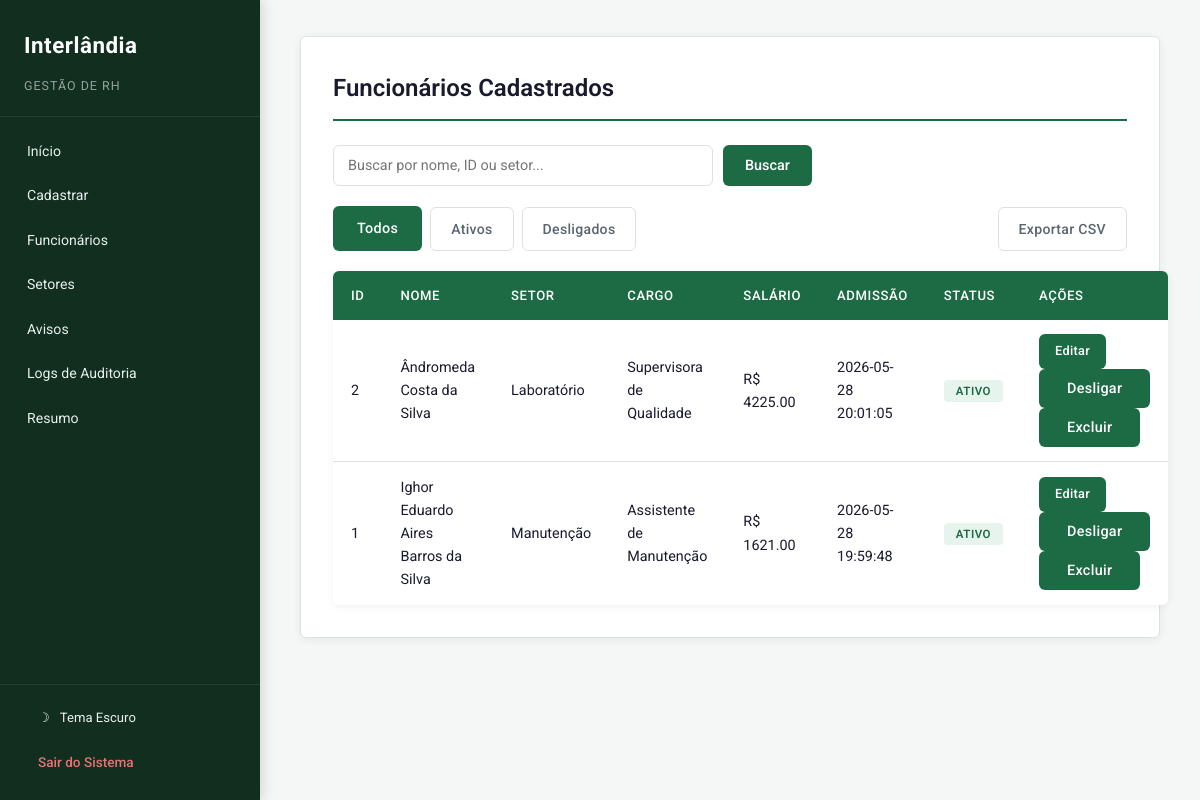
The app's page /listar (signed in), older data.
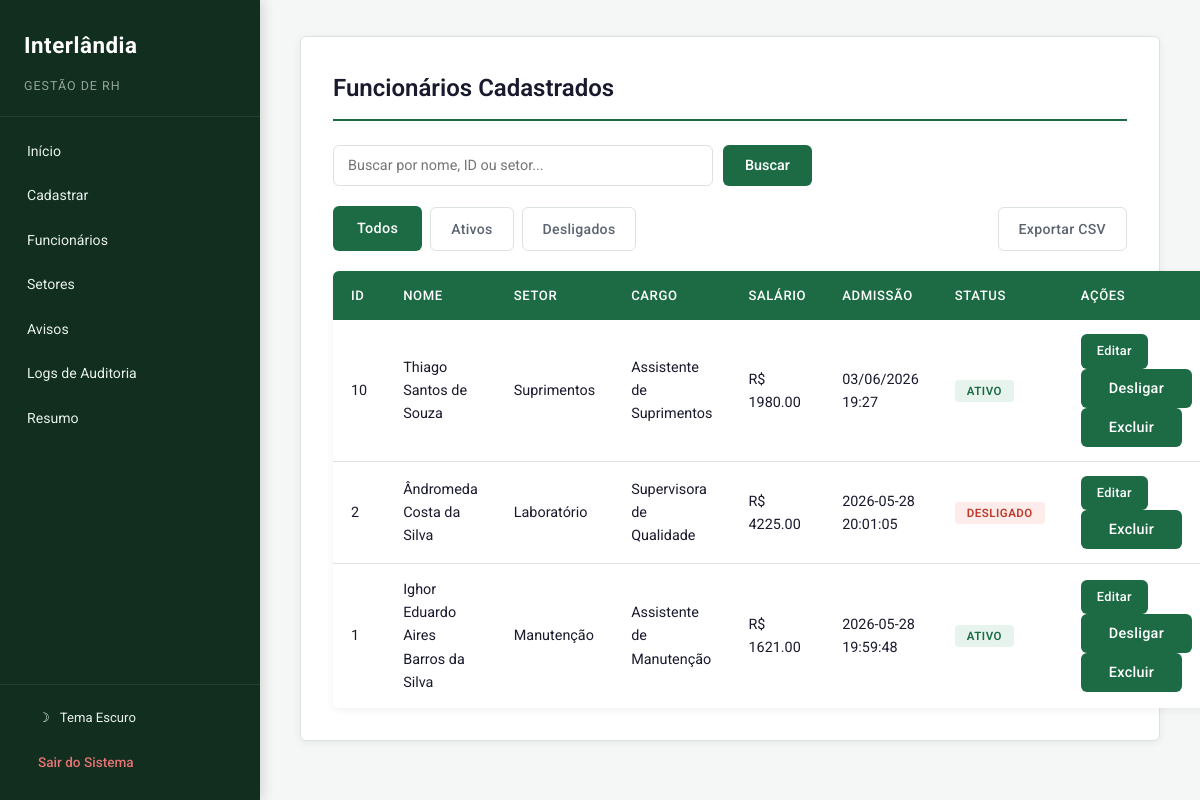
The same page, newer data.
### tables this page shows
CREATE TABLE funcionarios (
        id INTEGER PRIMARY KEY AUTOINCREMENT,
        nome TEXT,
        contato TEXT,
        setor TEXT,
        email TEXT,
        cargo TEXT,
        salario REAL,
        status TEXT DEFAULT 'ATIVO',
        data_admissao TEXT
    );

### main.py (the view)
@app.route("/listar")
def listar():
    if "user" not in session:
        return redirect("/")
    busca = request.args.get("busca", "")
    filtro = request.args.get("filtro", "todos")
    conn = get_db()
    cursor = conn.cursor()
    if busca:
        if filtro == "ativos":
            cursor.execute(
                "SELECT * FROM funcionarios WHERE (nome LIKE ? OR id = ? OR setor LIKE ?) AND status = 'ATIVO' ORDER BY id DESC",
                (f"%{busca}%", busca, f"%{busca}%")
            )
        elif filtro == "desligados":
            cursor.execute(
                "SELECT * FROM funcionarios WHERE (nome LIKE ? OR id = ? OR setor LIKE ?) AND status = 'DESLIGADO' ORDER BY id DESC",
                (f"%{busca}%", busca, f"%{busca}%")
            )
        else:
            cursor.execute(
                "SELECT * FROM funcionarios WHERE nome LIKE ? OR id = ? OR setor LIKE ? ORDER BY id DESC",
                (f"%{busca}%", busca, f"%{busca}%")
            )
    else:
        if filtro == "ativos":
            cursor.execute("SELECT * FROM funcionarios WHERE status = 'ATIVO' ORDER BY id DESC")
        elif filtro == "desligados":
            cursor.execute("SELECT * FROM funcionarios WHERE status = 'DESLIGADO' ORDER BY id DESC")
        else:
            cursor.execute("SELECT * FROM funcionarios ORDER BY id DESC")
    funcionarios = cursor.fetchall()
    conn.close()
    return render_template("listar.html", funcionarios=funcionarios, filtro=filtro)

### main.py (called while the page is built)
def get_db():
    conn = sqlite3.connect(DATABASE)
    conn.row_factory = sqlite3.Row
    return conn

### templates/listar.html (shortened to what this page needs)
{% extends 'base.html' %}
{% block conteudo %}
<h2>Funcion&#225;rios Cadastrados</h2>
<form action="/listar" method="GET" class="search-bar">
    <input type="text" name="busca" placeholder="Buscar por nome, ID ou setor..." value="{{ request.args.get('busca', '') }}">
    <button type="submit">Buscar</button>
</form>
<div style="display: flex; gap: 8px; margin-bottom: 20px; align-items: center;">
    <a href="/listar?filtro=todos" class="btn {% if filtro == 'todos' %}btn-primary{% else %}btn-secondary{% endif %}">Todos</a>
    <a href="/listar?filtro=ativos" class="btn {% if filtro == 'ativos' %}btn-primary{% else %}btn-secondary{% endif %}">Ativos</a>
    <a href="/listar?filtro=desligados" class="btn {% if filtro == 'desligados' %}btn-primary{% else %}btn-secondary{% endif %}">Desligados</a>
    <a href="/exportar_csv" class="btn btn-secondary" style="margin-left: auto;">Exportar CSV</a>
</div>
<table>
    <thead>
        <tr>
            <th>ID</th>
            <th>Nome</th>
            <th>Setor</th>
            <th>Cargo</th>
            <th>Sal&#225;rio</th>
            <th>Admiss&#227;o</th>
            <th>Status</th>
            <th>A&#231;&#245;es</th>
        </tr>
    </thead>
    <tbody>
        {% for f in funcionarios %}
        <tr>
            <td>{{ f[0] }}</td>
            <td>{{ f[1] }}</td>
            <td>{{ f[3] }}</td>
            <td>{{ f[5] }}</td>
            <td>R$ {{ "%.2f"|format(f[6] if f[6] else 0) }}</td>
            <td>{{ f[8] or '-' }}</td>
            <td>
                <span class="badge {% if f[7] == 'ATIVO' %}badge-ativo{% else %}badge-desligado{% endif %}">
                    {{ f[7] }}
                </span>
            </td>
            <td>
                <a href="/editar/{{ f[0] }}" class="btn btn-edit">Editar</a>
                {% if f[7] == 'ATIVO' %}
                <form action="/desligar/{{ f[0] }}" method="POST" style="display:inline;" onsubmit="return confirmarAcao('Confirma o desligamento deste funcion\u00e1rio?')">
                    <button type="submit" class="btn btn-warning">Desligar</button>
                </form>
                {% endif %}
                <form action="/excluir/{{ f[0] }}" method="POST" style="display:inline;" onsubmit="return confirmarExclusao('{{ f[1] }}')">
                    <button type="submit" class="btn btn-del">Excluir</button>
                </form>
            </td>
        </tr>
        {% endfor %}
    </tbody>
</table>
{% endblock %}

Row changes from the older to the newer data that the page shows:
added funcionarios: id "10", nome "Thiago Santos de Souza", setor "Suprimentos", cargo "Assistente de Suprimentos", salario "1980.00", data_admissao "03/06/2026 19:27", status "ATIVO"
changed funcionarios "Ândromeda Costa da Silva": status "ATIVO" → "DESLIGADO"; no longer shows "Desligar"
